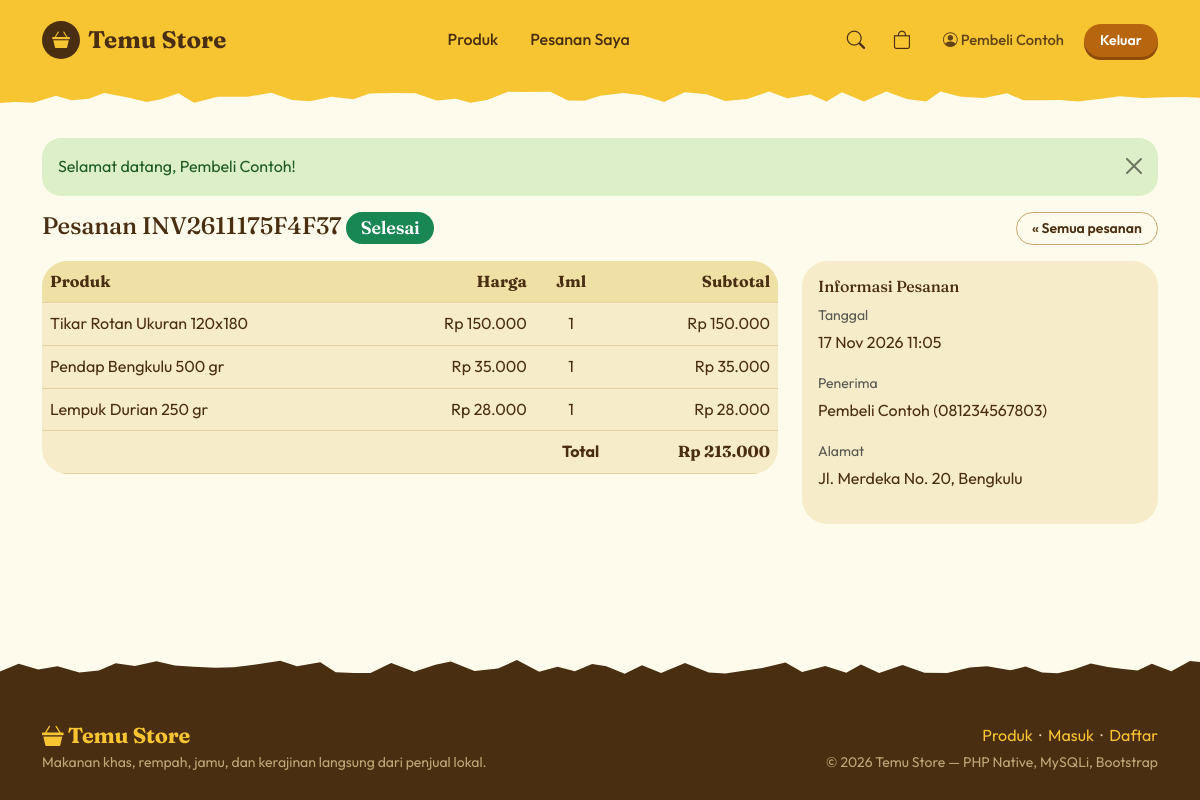
Screenshot of /marketplace/pesanan_detail.php?id=1 (signed in) with the database file from the repository.
### tables this page shows
CREATE TABLE `pesanan` (
  `id_pesanan` int(10) UNSIGNED NOT NULL,
  `kode_pesanan` varchar(30) NOT NULL,
  `id_pembeli` int(10) UNSIGNED NOT NULL,
  `tanggal_pesanan` datetime NOT NULL DEFAULT current_timestamp(),
  `total_harga` decimal(14,2) NOT NULL,
  `status` enum('pending','diproses','dikirim','selesai','dibatalkan') NOT NULL DEFAULT 'pending',
  `nama_penerima` varchar(100) NOT NULL,
  `no_hp_penerima` varchar(20) NOT NULL,
  `alamat_pengiriman` text NOT NULL,
  `catatan` varchar(255) DEFAULT NULL
);

CREATE TABLE `detail_pesanan` (
  `id_detail` int(10) UNSIGNED NOT NULL,
  `id_pesanan` int(10) UNSIGNED NOT NULL,
  `id_produk` int(10) UNSIGNED NOT NULL,
  `nama_produk` varchar(150) NOT NULL,
  `harga_satuan` decimal(12,2) NOT NULL,
  `jumlah` int(10) UNSIGNED NOT NULL,
  `subtotal` decimal(14,2) NOT NULL
);

### marketplace/pesanan_detail.php (the view, shortened to what this page needs)
<?php
require_once __DIR__ . '/includes/header.php';
$id     = (int)($_GET['id'] ?? 0);
$idUser = (int)$user['id_user'];
$stmt = $koneksi->prepare('SELECT * FROM pesanan WHERE id_pesanan = ? AND id_pembeli = ?');
$stmt->bind_param('ii', $id, $idUser);
$stmt->execute();
$ps = $stmt->get_result()->fetch_assoc();
$stmt = $koneksi->prepare('SELECT * FROM detail_pesanan WHERE id_pesanan = ?');
$stmt->bind_param('i', $id);
$stmt->execute();
$detail = $stmt->get_result()->fetch_all(MYSQLI_ASSOC);
?>
<div class="d-flex justify-content-between align-items-center mb-3">
    <h1 class="h4 mb-0">Pesanan <?= e($ps['kode_pesanan']) ?> <?= label_status($ps['status']) ?></h1>
    <a href="<?= e(url('pesanan.php')) ?>" class="btn btn-sm btn-outline-secondary">&laquo; Semua pesanan</a>
</div>
<div class="row g-4">
    <div class="col-lg-8">
        <div class="card shadow-sm"><div class="table-responsive">
        <table class="table mb-0">
            <thead class="table-light"><tr><th>Produk</th><th class="text-end">Harga</th><th class="text-center">Jml</th><th class="text-end">Subtotal</th></tr></thead>
            <tbody>
            <?php foreach ($detail as $d): ?>
                <tr>
                    <td><?= e($d['nama_produk']) ?></td>
                    <td class="text-end"><?= rupiah($d['harga_satuan']) ?></td>
                    <td class="text-center"><?= (int)$d['jumlah'] ?></td>
                    <td class="text-end"><?= rupiah($d['subtotal']) ?></td>
                </tr>
            <?php endforeach; ?>
            </tbody>
            <tfoot><tr class="fw-bold"><td colspan="3" class="text-end">Total</td><td class="text-end harga"><?= rupiah($ps['total_harga']) ?></td></tr></tfoot>
        </table></div></div>
    </div>
    <div class="col-lg-4">
        <div class="card shadow-sm"><div class="card-body">
            <h2 class="h6">Informasi Pesanan</h2>
            <p class="mb-1 small text-muted">Tanggal</p>
            <p><?= e(date('d M Y H:i', strtotime($ps['tanggal_pesanan']))) ?></p>
            <p class="mb-1 small text-muted">Penerima</p>
            <p><?= e($ps['nama_penerima']) ?> (<?= e($ps['no_hp_penerima']) ?>)</p>
            <p class="mb-1 small text-muted">Alamat</p>
            <p><?= nl2br(e($ps['alamat_pengiriman'])) ?></p>
        </div></div>
    </div>
</div>
<?php require_once __DIR__ . '/includes/footer.php'; ?>

### marketplace/assets/css/style.css (style rules this page uses)
:root { --butter: #F7C531; --honey: #EDA81C; --cream: #FFF6D8; --page: #FFFBEC; --card: #F6ECC9; --ink: #4A2E12; --ink-soft: #7A5A36; --amber: #B8650F; --amber-dark: #8F4C08; --leaf: #2F7D32; --berry: #D7263D; --bs-body-font-family: "Outfit", "Segoe UI", system-ui, sans-serif; --bs-body-color: var(--ink); --bs-body-bg: var(--page); --bs-link-color: var(--amber); --bs-link-hover-color: var(--amber-dark); --bs-border-color: #E9D9A8; }
body { background: var(--page); color: var(--ink); font-size: 1rem; line-height: 1.6; }
h1, h2, h3, h4, h5, h6, .judul { font-family: "Fraunces", Georgia, "Times New Roman", serif; font-weight: 700; letter-spacing: -.01em; line-height: 1.2; color: var(--ink); }
a { color: var(--amber); }
.btn { border-radius: 999px; font-weight: 600; padding: .5rem 1.25rem; transition: background-color .15s, transform .15s; }
.btn-sm { padding: .32rem .95rem; }
.btn-outline-secondary { --bs-btn-color: var(--ink); --bs-btn-border-color: #C9A66B; --bs-btn-hover-bg: var(--ink); --bs-btn-hover-border-color: var(--ink); --bs-btn-hover-color: #fff; --bs-btn-active-bg: var(--ink); --bs-btn-active-border-color: var(--ink); }
.harga { font-family: "Fraunces", Georgia, serif; color: var(--amber); font-weight: 700; }
.card { background: var(--card); border: 0; border-radius: 1.6rem; box-shadow: none !important; }
.table { --bs-table-bg: transparent; --bs-table-color: var(--ink); --bs-table-hover-bg: rgba(247, 197, 49, .18); --bs-table-border-color: #E4D3A0; }
.table-light, .table-light > th, .table-light > td { --bs-table-bg: #EFE0A6; --bs-table-color: var(--ink); --bs-table-border-color: #E4D3A0; }
.table thead th { font-family: "Fraunces", Georgia, serif; font-weight: 700; }
.card .table-responsive { border-radius: 1.6rem; }

### rows the page displays
pesanan: kode_pesanan "INV2611175F4F37", total_harga "Rp 213.000", tanggal_pesanan "17 Nov 2026 11:05", nama_penerima "Pembeli Contoh", no_hp_penerima "081234567803", alamat_pengiriman "Jl. Merdeka No. 20, Bengkulu"
detail_pesanan: nama_produk "Tikar Rotan Ukuran 120x180", harga_satuan "Rp 150.000", jumlah "1", subtotal "Rp 150.000"
detail_pesanan: nama_produk "Pendap Bengkulu 500 gr", harga_satuan "Rp 35.000", jumlah "1", subtotal "Rp 35.000"
detail_pesanan: nama_produk "Lempuk Durian 250 gr", harga_satuan "Rp 28.000", jumlah "1", subtotal "Rp 28.000"

### other values shown
$user['nama'] "Pembeli Contoh"
$flash['pesan'] "Selamat datang, Pembeli Contoh!"
$teks "Selesai"
